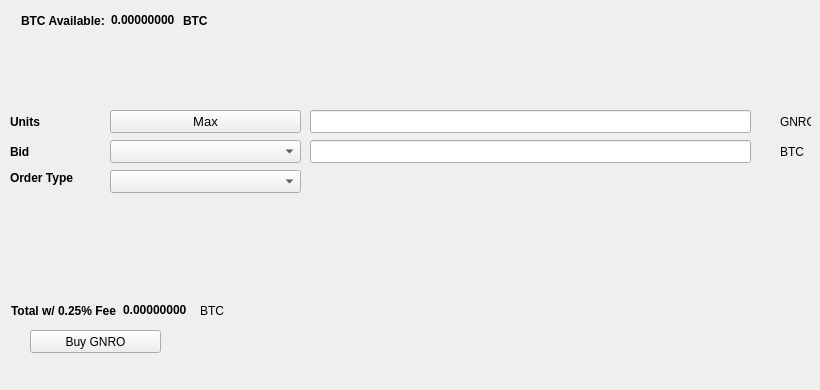
   <widget class="QWidget" name="BuyTab">
    <attribute name="title">
     <string>Buy</string>
    </attribute>
    <widget class="QPushButton" name="BuyGNRO">
     <property name="geometry">
      <rect>
       <x>30</x>
       <y>330</y>
       <width>131</width>
       <height>23</height>
      </rect>
     </property>
     <property name="text">
      <string>Buy GNRO</string>
     </property>
     <property name="icon">
      <iconset resource="../genero.qrc">
       <normaloff>:/icons/bitcoin</normaloff>:/icons/bitcoin</iconset>
     </property>
    </widget>
    <widget class="QLabel" name="label_3">
     <property name="geometry">
      <rect>
       <x>10</x>
       <y>110</y>
       <width>46</width>
       <height>23</height>
      </rect>
     </property>
     <property name="font">
      <font>
       <weight>75</weight>
       <bold>true</bold>
      </font>
     </property>
     <property name="text">
      <string>Units</string>
     </property>
    </widget>
    <widget class="QLineEdit" name="UnitsInput">
     <property name="geometry">
      <rect>
       <x>310</x>
       <y>110</y>
       <width>441</width>
       <height>23</height>
      </rect>
     </property>
     <property name="font">
      <font>
       <pointsize>9</pointsize>
       <weight>75</weight>
       <bold>true</bold>
      </font>
     </property>
    </widget>
    <widget class="QLineEdit" name="BuyBidPriceEdit">
     <property name="geometry">
      <rect>
       <x>310</x>
       <y>140</y>
       <width>441</width>
       <height>23</height>
      </rect>
     </property>
     <property name="font">
      <font>
       <pointsize>9</pointsize>
       <weight>75</weight>
       <bold>true</bold>
      </font>
     </property>
    </widget>
    <widget class="QLabel" name="label_4">
     <property name="geometry">
      <rect>
       <x>780</x>
       <y>110</y>
       <width>31</width>
       <height>23</height>
      </rect>
     </property>
     <property name="text">
      <string>GNRO</string>
     </property>
    </widget>
    <widget class="QLabel" name="label_5">
     <property name="geometry">
      <rect>
       <x>780</x>
       <y>140</y>
       <width>31</width>
       <height>23</height>
      </rect>
     </property>
     <property name="text">
      <string>BTC</string>
     </property>
    </widget>
    <widget class="QLabel" name="label_6">
     <property name="geometry">
      <rect>
       <x>10</x>
       <y>140</y>
       <width>46</width>
       <height>23</height>
      </rect>
     </property>
     <property name="font">
      <font>
       <weight>75</weight>
       <bold>true</bold>
      </font>
     </property>
     <property name="text">
      <string>Bid</string>
     </property>
    </widget>
    <widget class="QLabel" name="label_7">
     <property name="geometry">
      <rect>
       <x>10</x>
       <y>170</y>
       <width>91</width>
       <height>16</height>
      </rect>
     </property>
     <property name="font">
      <font>
       <weight>75</weight>
       <bold>true</bold>
      </font>
     </property>
     <property name="text">
      <string>Order Type</string>
     </property>
    </widget>
    <widget class="QPushButton" name="Buy_Max_Amount">
     <property name="geometry">
      <rect>
       <x>110</x>
       <y>110</y>
       <width>191</width>
       <height>23</height>
      </rect>
     </property>
     <property name="font">
      <font>
       <pointsize>10</pointsize>
      </font>
     </property>
     <property name="text">
      <string>Max</string>
     </property>
    </widget>
    <widget class="QComboBox" name="BuyBidcomboBox">
     <property name="geometry">
      <rect>
       <x>110</x>
       <y>140</y>
       <width>191</width>
       <height>23</height>
      </rect>
     </property>
     <property name="font">
      <font>
       <pointsize>10</pointsize>
      </font>
     </property>
    </widget>
    <widget class="QComboBox" name="buyOrdertypeCombo">
     <property name="geometry">
      <rect>
       <x>110</x>
       <y>170</y>
       <width>191</width>
       <height>23</height>
      </rect>
     </property>
     <property name="font">
      <font>
       <pointsize>10</pointsize>
      </font>
     </property>
    </widget>
    <widget class="QWidget" name="layoutWidget1">
     <property name="geometry">
      <rect>
       <x>21</x>
       <y>11</y>
       <width>227</width>
       <height>19</height>
      </rect>
     </property>
     <layout class="QHBoxLayout" name="horizontalLayout_3">
      <item>
       <widget class="QLabel" name="label232">
        <property name="font">
         <font>
          <weight>75</weight>
          <bold>true</bold>
         </font>
        </property>
        <property name="text">
         <string>BTC Available:</string>
        </property>
       </widget>
      </item>
      <item>
       <widget class="QLabel" name="BtcAvailableLbl">
        <property name="palette">
         <palette>
          <active>
           <colorrole role="WindowText">
            <brush brushstyle="SolidPattern">
             <color alpha="255">
              <red>0</red>
              <green>0</green>
              <blue>0</blue>
             </color>
            </brush>
           </colorrole>
           <colorrole role="Button">
            <brush brushstyle="SolidPattern">
             <color alpha="255">
              <red>0</red>
              <green>170</green>
              <blue>0</blue>
             </color>
            </brush>
           </colorrole>
           <colorrole role="Light">
            <brush brushstyle="SolidPattern">
             <color alpha="255">
              <red>0</red>
              <green>255</green>
              <blue>0</blue>
             </color>
            </brush>
           </colorrole>
           <colorrole role="Midlight">
            <brush brushstyle="SolidPattern">
             <color alpha="255">
              <red>0</red>
              <green>212</green>
              <blue>0</blue>
             </color>
            </brush>
           </colorrole>
           <colorrole role="Dark">
            <brush brushstyle="SolidPattern">
             <color alpha="255">
              <red>0</red>
              <green>85</green>
              <blue>0</blue>
             </color>
            </brush>
           </colorrole>
           <colorrole role="Mid">
            <brush brushstyle="SolidPattern">
             <color alpha="255">
              <red>0</red>
              <green>113</green>
              <blue>0</blue>
             </color>
            </brush>
           </colorrole>
           <colorrole role="Text">
            <brush brushstyle="SolidPattern">
             <color alpha="255">
              <red>0</red>
              <green>170</green>
              <blue>0</blue>
             </color>
            </brush>
           </colorrole>
           <colorrole role="BrightText">
            <brush brushstyle="SolidPattern">
             <color alpha="255">
              <red>255</red>
              <green>255</green>
              <blue>255</blue>
             </color>
            </brush>
           </colorrole>
           <colorrole role="ButtonText">
            <brush brushstyle="SolidPattern">
             <color alpha="255">
              <red>0</red>
              <green>0</green>
              <blue>0</blue>
             </color>
            </brush>
           </colorrole>
           <colorrole role="Base">
            <brush brushstyle="SolidPattern">
             <color alpha="255">
              <red>255</red>
              <green>255</green>
              <blue>255</blue>
             </color>
            </brush>
           </colorrole>
           <colorrole role="Window">
            <brush brushstyle="SolidPattern">
             <color alpha="255">
              <red>0</red>
              <green>170</green>
              <blue>0</blue>
             </color>
            </brush>
           </colorrole>
           <colorrole role="Shadow">
            <brush brushstyle="SolidPattern">
             <color alpha="255">
              <red>0</red>
              <green>0</green>
              <blue>0</blue>
             </color>
            </brush>
           </colorrole>
           <colorrole role="AlternateBase">
            <brush brushstyle="SolidPattern">
             <color alpha="255">
              <red>127</red>
              <green>212</green>
              <blue>127</blue>
             </color>
            </brush>
           </colorrole>
           <colorrole role="ToolTipBase">
            <brush brushstyle="SolidPattern">
             <color alpha="255">
              <red>255</red>
              <green>255</green>
              <blue>220</blue>
             </color>
            </brush>
           </colorrole>
           <colorrole role="ToolTipText">
            <brush brushstyle="SolidPattern">
             <color alpha="255">
              <red>0</red>
              <green>0</green>
              <blue>0</blue>
             </color>
            </brush>
           </colorrole>
          </active>
          <inactive>
           <colorrole role="WindowText">
            <brush brushstyle="SolidPattern">
             <color alpha="255">
              <red>0</red>
              <green>0</green>
              <blue>0</blue>
             </color>
            </brush>
           </colorrole>
           <colorrole role="Button">
            <brush brushstyle="SolidPattern">
             <color alpha="255">
              <red>0</red>
              <green>170</green>
              <blue>0</blue>
             </color>
            </brush>
           </colorrole>
           <colorrole role="Light">
            <brush brushstyle="SolidPattern">
             <color alpha="255">
              <red>0</red>
              <green>255</green>
              <blue>0</blue>
             </color>
            </brush>
           </colorrole>
           <colorrole role="Midlight">
            <brush brushstyle="SolidPattern">
             <color alpha="255">
              <red>0</red>
              <green>212</green>
              <blue>0</blue>
             </color>
            </brush>
           </colorrole>
           <colorrole role="Dark">
            <brush brushstyle="SolidPattern">
             <color alpha="255">
              <red>0</red>
              <green>85</green>
              <blue>0</blue>
             </color>
            </brush>
           </colorrole>
           <colorrole role="Mid">
            <brush brushstyle="SolidPattern">
             <color alpha="255">
              <red>0</red>
              <green>113</green>
              <blue>0</blue>
             </color>
            </brush>
           </colorrole>
           <colorrole role="Text">
            <brush brushstyle="SolidPattern">
             <color alpha="255">
              <red>0</red>
              <green>170</green>
              <blue>0</blue>
             </color>
            </brush>
           </colorrole>
           <colorrole role="BrightText">
            <brush brushstyle="SolidPattern">
             <color alpha="255">
              <red>255</red>
              <green>255</green>
              <blue>255</blue>
             </color>
            </brush>
           </colorrole>
           <colorrole role="ButtonText">
            <brush brushstyle="SolidPattern">
             <color alpha="255">
              <red>0</red>
              <green>0</green>
              <blue>0</blue>
             </color>
            </brush>
           </colorrole>
           <colorrole role="Base">
            <brush brushstyle="SolidPattern">
             <color alpha="255">
              <red>255</red>
              <green>255</green>
              <blue>255</blue>
             </color>
            </brush>
           </colorrole>
           <colorrole role="Window">
            <brush brushstyle="SolidPattern">
             <color alpha="255">
              <red>0</red>
              <green>170</green>
              <blue>0</blue>
             </color>
            </brush>
           </colorrole>
           <colorrole role="Shadow">
            <brush brushstyle="SolidPattern">
             <color alpha="255">
              <red>0</red>
              <green>0</green>
              <blue>0</blue>
             </color>
            </brush>
           </colorrole>
           <colorrole role="AlternateBase">
            <brush brushstyle="SolidPattern">
             <color alpha="255">
              <red>127</red>
              <green>212</green>
              <blue>127</blue>
             </color>
            </brush>
           </colorrole>
           <colorrole role="ToolTipBase">
            <brush brushstyle="SolidPattern">
             <color alpha="255">
              <red>255</red>
              <green>255</green>
              <blue>220</blue>
             </color>
            </brush>
           </colorrole>
           <colorrole role="ToolTipText">
            <brush brushstyle="SolidPattern">
             <color alpha="255">
              <red>0</red>
              <green>0</green>
              <blue>0</blue>
             </color>
            </brush>
           </colorrole>
          </inactive>
          <disabled>
           <colorrole role="WindowText">
            <brush brushstyle="SolidPattern">
             <color alpha="255">
              <red>0</red>
              <green>85</green>
              <blue>0</blue>
             </color>
            </brush>
           </colorrole>
           <colorrole role="Button">
            <brush brushstyle="SolidPattern">
             <color alpha="255">
              <red>0</red>
              <green>170</green>
              <blue>0</blue>
             </color>
            </brush>
           </colorrole>
           <colorrole role="Light">
            <brush brushstyle="SolidPattern">
             <color alpha="255">
              <red>0</red>
              <green>255</green>
              <blue>0</blue>
             </color>
            </brush>
           </colorrole>
           <colorrole role="Midlight">
            <brush brushstyle="SolidPattern">
             <color alpha="255">
              <red>0</red>
              <green>212</green>
              <blue>0</blue>
             </color>
            </brush>
           </colorrole>
           <colorrole role="Dark">
            <brush brushstyle="SolidPattern">
             <color alpha="255">
              <red>0</red>
              <green>85</green>
              <blue>0</blue>
             </color>
            </brush>
           </colorrole>
           <colorrole role="Mid">
            <brush brushstyle="SolidPattern">
             <color alpha="255">
              <red>0</red>
              <green>113</green>
              <blue>0</blue>
             </color>
            </brush>
           </colorrole>
           <colorrole role="Text">
            <brush brushstyle="SolidPattern">
             <color alpha="255">
              <red>0</red>
              <green>85</green>
              <blue>0</blue>
             </color>
            </brush>
           </colorrole>
           <colorrole role="BrightText">
            <brush brushstyle="SolidPattern">
             <color alpha="255">
              <red>255</red>
              <green>255</green>
              <blue>255</blue>
             </color>
            </brush>
           </colorrole>
           <colorrole role="ButtonText">
            <brush brushstyle="SolidPattern">
             <color alpha="255">
              <red>0</red>
              <green>85</green>
              <blue>0</blue>
             </color>
            </brush>
           </colorrole>
           <colorrole role="Base">
            <brush brushstyle="SolidPattern">
             <color alpha="255">
              <red>0</red>
              <green>170</green>
              <blue>0</blue>
             </color>
            </brush>
           </colorrole>
           <colorrole role="Window">
            <brush brushstyle="SolidPattern">
             <color alpha="255">
              <red>0</red>
              <green>170</green>
              <blue>0</blue>
             </color>
            </brush>
           </colorrole>
           <colorrole role="Shadow">
            <brush brushstyle="SolidPattern">
             <color alpha="255">
              <red>0</red>
              <green>0</green>
              <blue>0</blue>
             </color>
            </brush>
           </colorrole>
           <colorrole role="AlternateBase">
            <brush brushstyle="SolidPattern">
             <color alpha="255">
              <red>0</red>
              <green>170</green>
              <blue>0</blue>
             </color>
            </brush>
           </colorrole>
           <colorrole role="ToolTipBase">
            <brush brushstyle="SolidPattern">
             <color alpha="255">
              <red>255</red>
              <green>255</green>
              <blue>220</blue>
             </color>
            </brush>
           </colorrole>
           <colorrole role="ToolTipText">
            <brush brushstyle="SolidPattern">
             <color alpha="255">
              <red>0</red>
              <green>0</green>
              <blue>0</blue>
             </color>
            </brush>
           </colorrole>
          </disabled>
         </palette>
        </property>
        <property name="font">
         <font>
          <weight>75</weight>
          <bold>true</bold>
         </font>
        </property>
        <property name="text">
         <string>0.00000000</string>
        </property>
        <property name="textInteractionFlags">
         <set>Qt::LinksAccessibleByMouse|Qt::TextSelectableByKeyboard|Qt::TextSelectableByMouse</set>
        </property>
       </widget>
      </item>
      <item>
       <widget class="QLabel" name="BtcAvailableLbl_2">
        <property name="font">
         <font>
          <weight>75</weight>
          <bold>true</bold>
         </font>
        </property>
        <property name="text">
         <string>BTC</string>
        </property>
       </widget>
      </item>
     </layout>
    </widget>
    <widget class="QWidget" name="layoutWidge2">
     <property name="geometry">
      <rect>
       <x>11</x>
       <y>301</y>
       <width>259</width>
       <height>19</height>
      </rect>
     </property>
     <layout class="QHBoxLayout" name="horizontalLayout_4">
      <item>
       <widget class="QLabel" name="label_9">
        <property name="font">
         <font>
          <weight>75</weight>
          <bold>true</bold>
         </font>
        </property>
        <property name="text">
         <string>Total w/ 0.25% Fee</string>
        </property>
       </widget>
      </item>
      <item>
       <widget class="QLabel" name="BuyCostLabel">
        <property name="palette">
         <palette>
          <active>
           <colorrole role="WindowText">
            <brush brushstyle="SolidPattern">
             <color alpha="255">
              <red>0</red>
              <green>0</green>
              <blue>0</blue>
             </color>
            </brush>
           </colorrole>
           <colorrole role="Button">
            <brush brushstyle="SolidPattern">
             <color alpha="255">
              <red>0</red>
              <green>170</green>
              <blue>0</blue>
             </color>
            </brush>
           </colorrole>
           <colorrole role="Light">
            <brush brushstyle="SolidPattern">
             <color alpha="255">
              <red>0</red>
              <green>255</green>
              <blue>0</blue>
             </color>
            </brush>
           </colorrole>
           <colorrole role="Midlight">
            <brush brushstyle="SolidPattern">
             <color alpha="255">
              <red>0</red>
              <green>212</green>
              <blue>0</blue>
             </color>
            </brush>
           </colorrole>
           <colorrole role="Dark">
            <brush brushstyle="SolidPattern">
             <color alpha="255">
              <red>0</red>
              <green>85</green>
              <blue>0</blue>
             </color>
            </brush>
           </colorrole>
           <colorrole role="Mid">
            <brush brushstyle="SolidPattern">
             <color alpha="255">
              <red>0</red>
              <green>113</green>
              <blue>0</blue>
             </color>
            </brush>
           </colorrole>
           <colorrole role="Text">
            <brush brushstyle="SolidPattern">
             <color alpha="255">
              <red>0</red>
              <green>170</green>
              <blue>0</blue>
             </color>
            </brush>
           </colorrole>
           <colorrole role="BrightText">
            <brush brushstyle="SolidPattern">
             <color alpha="255">
              <red>255</red>
              <green>255</green>
              <blue>255</blue>
             </color>
            </brush>
           </colorrole>
           <colorrole role="ButtonText">
            <brush brushstyle="SolidPattern">
             <color alpha="255">
              <red>0</red>
              <green>0</green>
              <blue>0</blue>
             </color>
            </brush>
           </colorrole>
           <colorrole role="Base">
            <brush brushstyle="SolidPattern">
             <color alpha="255">
              <red>255</red>
              <green>255</green>
              <blue>255</blue>
             </color>
            </brush>
           </colorrole>
           <colorrole role="Window">
            <brush brushstyle="SolidPattern">
             <color alpha="255">
              <red>0</red>
              <green>170</green>
              <blue>0</blue>
             </color>
            </brush>
           </colorrole>
           <colorrole role="Shadow">
            <brush brushstyle="SolidPattern">
             <color alpha="255">
              <red>0</red>
              <green>0</green>
              <blue>0</blue>
             </color>
            </brush>
           </colorrole>
           <colorrole role="AlternateBase">
            <brush brushstyle="SolidPattern">
             <color alpha="255">
              <red>127</red>
              <green>212</green>
              <blue>127</blue>
             </color>
            </brush>
           </colorrole>
           <colorrole role="ToolTipBase">
            <brush brushstyle="SolidPattern">
             <color alpha="255">
              <red>255</red>
              <green>255</green>
              <blue>220</blue>
             </color>
            </brush>
           </colorrole>
           <colorrole role="ToolTipText">
            <brush brushstyle="SolidPattern">
             <color alpha="255">
              <red>0</red>
              <green>0</green>
              <blue>0</blue>
             </color>
            </brush>
           </colorrole>
          </active>
          <inactive>
           <colorrole role="WindowText">
            <brush brushstyle="SolidPattern">
             <color alpha="255">
              <red>0</red>
              <green>0</green>
              <blue>0</blue>
             </color>
            </brush>
           </colorrole>
           <colorrole role="Button">
            <brush brushstyle="SolidPattern">
             <color alpha="255">
              <red>0</red>
              <green>170</green>
              <blue>0</blue>
             </color>
            </brush>
           </colorrole>
           <colorrole role="Light">
            <brush brushstyle="SolidPattern">
             <color alpha="255">
              <red>0</red>
              <green>255</green>
              <blue>0</blue>
             </color>
            </brush>
           </colorrole>
           <colorrole role="Midlight">
            <brush brushstyle="SolidPattern">
             <color alpha="255">
              <red>0</red>
              <green>212</green>
              <blue>0</blue>
             </color>
            </brush>
           </colorrole>
           <colorrole role="Dark">
            <brush brushstyle="SolidPattern">
             <color alpha="255">
              <red>0</red>
              <green>85</green>
              <blue>0</blue>
             </color>
            </brush>
           </colorrole>
           <colorrole role="Mid">
            <brush brushstyle="SolidPattern">
             <color alpha="255">
              <red>0</red>
              <green>113</green>
              <blue>0</blue>
             </color>
            </brush>
           </colorrole>
           <colorrole role="Text">
            <brush brushstyle="SolidPattern">
             <color alpha="255">
              <red>0</red>
              <green>170</green>
              <blue>0</blue>
             </color>
            </brush>
           </colorrole>
           <colorrole role="BrightText">
            <brush brushstyle="SolidPattern">
             <color alpha="255">
              <red>255</red>
              <green>255</green>
              <blue>255</blue>
             </color>
            </brush>
           </colorrole>
           <colorrole role="ButtonText">
            <brush brushstyle="SolidPattern">
             <color alpha="255">
              <red>0</red>
              <green>0</green>
              <blue>0</blue>
             </color>
            </brush>
           </colorrole>
           <colorrole role="Base">
            <brush brushstyle="SolidPattern">
             <color alpha="255">
              <red>255</red>
              <green>255</green>
              <blue>255</blue>
             </color>
            </brush>
           </colorrole>
           <colorrole role="Window">
            <brush brushstyle="SolidPattern">
             <color alpha="255">
              <red>0</red>
              <green>170</green>
              <blue>0</blue>
             </color>
            </brush>
           </colorrole>
           <colorrole role="Shadow">
            <brush brushstyle="SolidPattern">
             <color alpha="255">
              <red>0</red>
              <green>0</green>
              <blue>0</blue>
             </color>
            </brush>
           </colorrole>
           <colorrole role="AlternateBase">
            <brush brushstyle="SolidPattern">
             <color alpha="255">
              <red>127</red>
              <green>212</green>
              <blue>127</blue>
             </color>
            </brush>
           </colorrole>
           <colorrole role="ToolTipBase">
            <brush brushstyle="SolidPattern">
             <color alpha="255">
              <red>255</red>
              <green>255</green>
              <blue>220</blue>
             </color>
            </brush>
           </colorrole>
           <colorrole role="ToolTipText">
            <brush brushstyle="SolidPattern">
             <color alpha="255">
              <red>0</red>
              <green>0</green>
              <blue>0</blue>
             </color>
            </brush>
           </colorrole>
          </inactive>
          <disabled>
           <colorrole role="WindowText">
            <brush brushstyle="SolidPattern">
             <color alpha="255">
              <red>0</red>
              <green>85</green>
              <blue>0</blue>
             </color>
            </brush>
           </colorrole>
           <colorrole role="Button">
            <brush brushstyle="SolidPattern">
             <color alpha="255">
              <red>0</red>
              <green>170</green>
              <blue>0</blue>
             </color>
            </brush>
           </colorrole>
           <colorrole role="Light">
            <brush brushstyle="SolidPattern">
             <color alpha="255">
              <red>0</red>
              <green>255</green>
              <blue>0</blue>
             </color>
            </brush>
           </colorrole>
           <colorrole role="Midlight">
            <brush brushstyle="SolidPattern">
             <color alpha="255">
              <red>0</red>
              <green>212</green>
              <blue>0</blue>
             </color>
            </brush>
           </colorrole>
           <colorrole role="Dark">
            <brush brushstyle="SolidPattern">
             <color alpha="255">
              <red>0</red>
              <green>85</green>
              <blue>0</blue>
             </color>
            </brush>
           </colorrole>
           <colorrole role="Mid">
            <brush brushstyle="SolidPattern">
             <color alpha="255">
              <red>0</red>
              <green>113</green>
              <blue>0</blue>
             </color>
            </brush>
           </colorrole>
           <colorrole role="Text">
            <brush brushstyle="SolidPattern">
             <color alpha="255">
              <red>0</red>
              <green>85</green>
              <blue>0</blue>
             </color>
            </brush>
           </colorrole>
           <colorrole role="BrightText">
            <brush brushstyle="SolidPattern">
             <color alpha="255">
              <red>255</red>
              <green>255</green>
              <blue>255</blue>
             </color>
            </brush>
           </colorrole>
           <colorrole role="ButtonText">
            <brush brushstyle="SolidPattern">
             <color alpha="255">
              <red>0</red>
              <green>85</green>
              <blue>0</blue>
             </color>
            </brush>
           </colorrole>
           <colorrole role="Base">
            <brush brushstyle="SolidPattern">
             <color alpha="255">
              <red>0</red>
              <green>170</green>
              <blue>0</blue>
             </color>
            </brush>
           </colorrole>
           <colorrole role="Window">
            <brush brushstyle="SolidPattern">
             <color alpha="255">
              <red>0</red>
              <green>170</green>
              <blue>0</blue>
             </color>
            </brush>
           </colorrole>
           <colorrole role="Shadow">
            <brush brushstyle="SolidPattern">
             <color alpha="255">
              <red>0</red>
              <green>0</green>
              <blue>0</blue>
             </color>
            </brush>
           </colorrole>
           <colorrole role="AlternateBase">
            <brush brushstyle="SolidPattern">
             <color alpha="255">
              <red>0</red>
              <green>170</green>
              <blue>0</blue>
             </color>
            </brush>
           </colorrole>
           <colorrole role="ToolTipBase">
            <brush brushstyle="SolidPattern">
             <color alpha="255">
              <red>255</red>
              <green>255</green>
              <blue>220</blue>
             </color>
            </brush>
           </colorrole>
           <colorrole role="ToolTipText">
            <brush brushstyle="SolidPattern">
             <color alpha="255">
              <red>0</red>
              <green>0</green>
              <blue>0</blue>
             </color>
            </brush>
           </colorrole>
          </disabled>
         </palette>
        </property>
        <property name="font">
         <font>
          <weight>75</weight>
          <bold>true</bold>
         </font>
        </property>
        <property name="autoFillBackground">
         <bool>false</bool>
        </property>
        <property name="text">
         <string>0.00000000</string>
        </property>
        <property name="textInteractionFlags">
         <set>Qt::LinksAccessibleByMouse|Qt::TextSelectableByMouse</set>
        </property>
       </widget>
      </item>
      <item>
       <widget class="QLabel" name="label_10">
        <property name="font">
         <font>
          <weight>50</weight>
          <bold>false</bold>
         </font>
        </property>
        <property name="text">
         <string>BTC</string>
        </property>
       </widget>
      </item>
     </layout>
    </widget>
    <widget class="QLabel" name="label_24">
     <property name="geometry">
      <rect>
       <x>460</x>
       <y>300</y>
       <width>281</width>
       <height>81</height>
      </rect>
     </property>
     <property name="text">
      <string/>
     </property>
     <property name="pixmap">
      <pixmap>:/images/bittrex</pixmap>
     </property>
    </widget>
   </widget>
